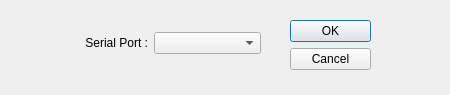
<?xml version="1.0" encoding="UTF-8"?>
<ui version="4.0">
 <class>portDialog</class>
 <widget class="QDialog" name="portDialog">
  <property name="geometry">
   <rect>
    <x>0</x>
    <y>0</y>
    <width>450</width>
    <height>95</height>
   </rect>
  </property>
  <property name="windowTitle">
   <string>Dialog</string>
  </property>
  <widget class="QDialogButtonBox" name="buttonBox">
   <property name="geometry">
    <rect>
     <x>290</x>
     <y>20</y>
     <width>81</width>
     <height>241</height>
    </rect>
   </property>
   <property name="orientation">
    <enum>Qt::Vertical</enum>
   </property>
   <property name="standardButtons">
    <set>QDialogButtonBox::Cancel|QDialogButtonBox::Ok</set>
   </property>
  </widget>
  <widget class="QWidget" name="verticalLayoutWidget">
   <property name="geometry">
    <rect>
     <x>40</x>
     <y>30</y>
     <width>221</width>
     <height>26</height>
    </rect>
   </property>
   <layout class="QVBoxLayout" name="verticalLayout">
    <item>
     <layout class="QHBoxLayout" name="horizontalLayout">
      <item>
       <widget class="QLabel" name="portLabel">
        <property name="text">
         <string>Serial Port :</string>
        </property>
        <property name="alignment">
         <set>Qt::AlignRight|Qt::AlignTrailing|Qt::AlignVCenter</set>
        </property>
       </widget>
      </item>
      <item>
       <widget class="QComboBox" name="portCombo"/>
      </item>
     </layout>
    </item>
   </layout>
  </widget>
 </widget>
 <resources/>
 <connections>
  <connection>
   <sender>buttonBox</sender>
   <signal>accepted()</signal>
   <receiver>portDialog</receiver>
   <slot>accept()</slot>
   <hints>
    <hint type="sourcelabel">
     <x>248</x>
     <y>254</y>
    </hint>
    <hint type="destinationlabel">
     <x>157</x>
     <y>274</y>
    </hint>
   </hints>
  </connection>
  <connection>
   <sender>buttonBox</sender>
   <signal>rejected()</signal>
   <receiver>portDialog</receiver>
   <slot>reject()</slot>
   <hints>
    <hint type="sourcelabel">
     <x>316</x>
     <y>260</y>
    </hint>
    <hint type="destinationlabel">
     <x>286</x>
     <y>274</y>
    </hint>
   </hints>
  </connection>
 </connections>
</ui>
